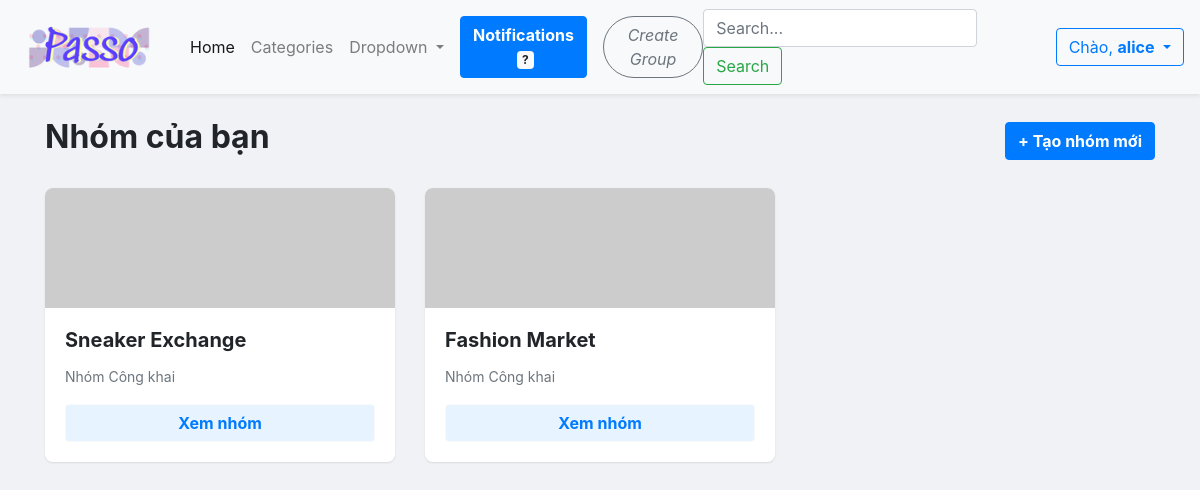
/index.php?controller=group&action=myGroups (signed in), run on the app's committed database.
### tables this page shows
CREATE TABLE `groups` (
  `GroupID` int(11) NOT NULL,
  `CategoryID` int(11) DEFAULT NULL,
  `GroupName` varchar(255) NOT NULL,
  `Description` varchar(150) NOT NULL,
  `Privacy` ENUM('public','private') NOT NULL,
  `CreatedAt` DATETIME DEFAULT CURRENT_TIMESTAMP
);

### MVC/Model/AppModel.php (called while the page is built, shortened)
<?php
abstract class AppModel {
    protected $link = null;
    public function taoKetNoi() {
        $this->link = mysqli_connect("localhost", "root", "", "passo");
        mysqli_set_charset($this->link, "utf8");
    }
    protected function query($sql) {
        $result = mysqli_query($this->link, $sql);
        return $result;
    }
}
?>

### MVC/Controller/GroupController.php (called while the page is built, shortened)
<?php
include_once "MVC/Model/GroupModel.php";
class GroupController {
    private $groupModel;
    public function __construct() {
        $this->groupModel = new GroupModel();
    }
    public function myGroups() {
        $userId = $_SESSION['user_id'];
        $myGroups = $this->groupModel->getGroupsByUser($userId);
        include_once "MVC/View/Group/my_groups.php";
    }
}

### MVC/Model/GroupModel.php (called while the page is built, shortened)
<?php
include_once "MVC/Model/AppModel.php";
class GroupModel extends AppModel {
    public function getGroupsByUser($userId) {
        $userId = (int)$userId;
        $sql = "SELECT g.* FROM groups g
                JOIN group_member gm ON g.GroupID = gm.GroupID
                WHERE gm.UserID = $userId
                ORDER BY g.GroupID DESC";
        $result = $this->query($sql);
        $list = [];
        if ($result) {
            while ($row = mysqli_fetch_assoc($result)) {
                $list[] = $row;
            }
        }
        return $list;
    }
}
?>

### MVC/View/Group/my_groups.php (the view, shortened to what this page needs)
<!DOCTYPE html>
<html>
<head>
    <link rel="stylesheet" href="https://cdn.jsdelivr.net/npm/bootstrap@4.6.2/dist/css/bootstrap.min.css">
</head>
<body>
    <?php include 'MVC/View/navbar.php'; ?>
    <div class="container mt-4">
        <div class="d-flex justify-content-between align-items-center mb-4">
            <h2 class="font-weight-bold">Nhóm của bạn</h2>
            <a href="index.php?controller=group&action=create" class="btn btn-primary font-weight-bold">+ Tạo nhóm mới</a>
        </div>
        <div class="row">
            <?php if (empty($myGroups)): ?>
                <div class="col-12 text-center mt-5">
                    <h4 class="text-muted">Bạn chưa tham gia nhóm nào.</h4>
                    <p>Hãy khám phá các nhóm hoặc tự tạo một nhóm cho riêng mình nhé!</p>
                </div>
            <?php else: ?>
                <?php foreach ($myGroups as $group): ?>
                    <div class="col-md-4 mb-4">
                        <div class="card group-card h-100">
                            <img src="https://via.placeholder.com/400x150/1877f2/ffffff?text=<?= urlencode(substr($group['GroupName'], 0, 1)) ?>" class="group-cover-sm" alt="Cover">
                            <div class="card-body d-flex flex-column">
                                <h5 class="card-title font-weight-bold text-truncate" title="<?= htmlspecialchars($group['GroupName']) ?>">
                                    <?= htmlspecialchars($group['GroupName']) ?>
                                </h5>
                                <p class="card-text text-muted mb-3 flex-grow-1">
                                    <small><i class="fas fa-globe"></i> Nhóm <?= $group['Privacy'] === 'public' ? 'Công khai' : 'Riêng tư' ?></small>
                                </p>
                                <a href="index.php?controller=group&action=detail&id=<?= $group['GroupID'] ?>" class="btn btn-light btn-block font-weight-bold text-primary mt-auto" style="background-color: #e7f3ff;">
                                    Xem nhóm
                                </a>
                            </div>
                        </div>
                    </div>
                <?php endforeach; ?>
            <?php endif; ?>
        </div>
    </div>
</body>
</html>

### index.php (shortened to what this page needs)
<?php
$isLoggedIn = isset($_SESSION['user_id']);
$defaultController = $isLoggedIn ? 'post' : 'user';
$defaultAction     = $isLoggedIn ? 'showHome' : 'login';
$controllerName = $_GET['controller'] ?? $defaultController;
$actionName     = $_GET['action']     ?? $defaultAction;
$controllerClassName = ucfirst($controllerName)."Controller";
$controllerPath = "MVC/Controller/$controllerClassName.php";
if (file_exists($controllerPath)) {
    $controller = new $controllerClassName();
    if (method_exists($controller, $actionName)) {
        $controller->$actionName();
    } else {
        die("Lỗi: Action '$actionName' không tồn tại!");
    }
} else {
    die("Lỗi: Controller '$controllerClassName' không tồn tại!");
}
?>

### MVC/View/navbar.php (shortened to what this page needs)
<?php endif;
$currentController = $_GET['controller'] ?? '';
$currentAction     = $_GET['action'] ?? '';
if (!($currentController === 'user' && ($currentAction === 'register' || $currentAction === 'login'))):
?>
<nav class="navbar navbar-expand-lg navbar-light bg-light shadow-sm">
  <a class="navbar-brand" href="index.php">
    <img src="Materials/Picture/Passo.png" alt="Logo" width="150" height="50" class="d-inline-block align-top">
  </a>
  <div class="collapse navbar-collapse" id="navbarSupportedContent">
    <ul class="navbar-nav mr-auto align-items-center">
      <li class="nav-item active">
        <a class="nav-link" href="index.php?controller=post&action=showHome">Home <span class="sr-only">(current)</span></a>
      </li>
      <li class="nav-item">
        <a class="nav-link" href="#">Categories</a>
      </li>
      <li class="nav-item dropdown">
        <a class="nav-link dropdown-toggle" href="#" role="button" data-toggle="dropdown" aria-expanded="false">
          Dropdown
        </a>
      </li>
      <li class="nav-item">
        <a class="nav-link disabled" href="#">
          <button type="button" class="btn btn-primary font-weight-bold">
            Notifications <span class="badge badge-light ml-1">?</span>
          </button>
        </a>
      </li>
      <li class="nav-item ml-2">
        <a class="nav-link p-0" href="index.php?controller=group&action=create">
          <button type="button" class="btn btn-outline-secondary rounded-pill font-italic" title="Tạo nhóm mới">
            Create Group
          </button>
        </a>
      </li>
    </ul>
    <form class="form-inline my-2 my-lg-0" action="index.php" method="GET">
      <input class="form-control mr-sm-2"
      type="search"
      name="searchResults"
      placeholder="Search..."
      value="<?= htmlspecialchars($keyword ?? '') ?>">
      <button class="btn btn-outline-success my-2 my-sm-0" type="submit">Search</button>
    </form>
    <div class="ml-4 d-flex align-items-center">
        <?php if (isset($_SESSION['user_id'])): ?>
            <div class="dropdown">
                <button class="btn btn-outline-primary dropdown-toggle" type="button" data-toggle="dropdown" aria-expanded="false">
                    Chào, <strong><?= htmlspecialchars($_SESSION['username']) ?></strong>
                </button>
            </div>
        <?php else: ?>
            <a href="index.php?controller=user&action=login" class="btn btn-outline-primary mr-2">Login</a>
            <a href="index.php?controller=user&action=register" class="btn btn-primary">Register</a>
        <?php endif; ?>
    </div>
  </div>
</nav>
<?php
endif;
?>

### MVC/View/Group/my_groups.php (style rules this page uses)
body { background-color: #f0f2f5; }
.group-card { border-radius: 8px; border: none; box-shadow: 0 1px 2px rgba(0,0,0,0.1); transition: 0.2s; }
.group-cover-sm { height: 120px; border-top-left-radius: 8px; border-top-right-radius: 8px; object-fit: cover; width: 100%; }

### data on the page
groups: GroupName "Sneaker Exchange", Privacy "Công khai"
groups: GroupName "Fashion Market", Privacy "Công khai"

### other printed values
$_SESSION['username'] "alice"
